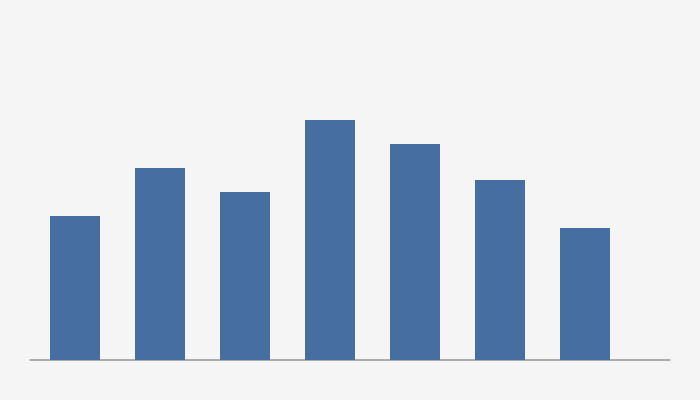
Frame 1 (no input)
Frame 60 (no input): identical to frame 1, image omitted
Frame 120 (the mouse pressed at the canvas centre since frame 60): identical to frame 1, image omitted

The p5.js sketch that drew this single still picture (run headless with seeded random() and noise() and a simulated clock; from frame 60 on, the mouse is pressed at the canvas centre):

// p5.js sketch
// ── sketch.js
// Opdigtede temperaturer i °C fra mandag til søndag.
let temperaturer = [12, 16, 14, 20, 18, 15, 11];

function setup() {
  createCanvas(700, 400);
}

function draw() {
  background(245);

  // Fælles bundlinje for søjlerne.
  let bund = height - 40;
  stroke(100);
  line(30, bund, width - 30, bund);
  noStroke();

  for (let i = 0; i < temperaturer.length; i++) {
    let x = 50 + i * 85;
    let soejleHoejde = temperaturer[i] * 12;

    fill(70, 110, 160);
    rect(x, bund - soejleHoejde, 50, soejleHoejde);
  }
}
